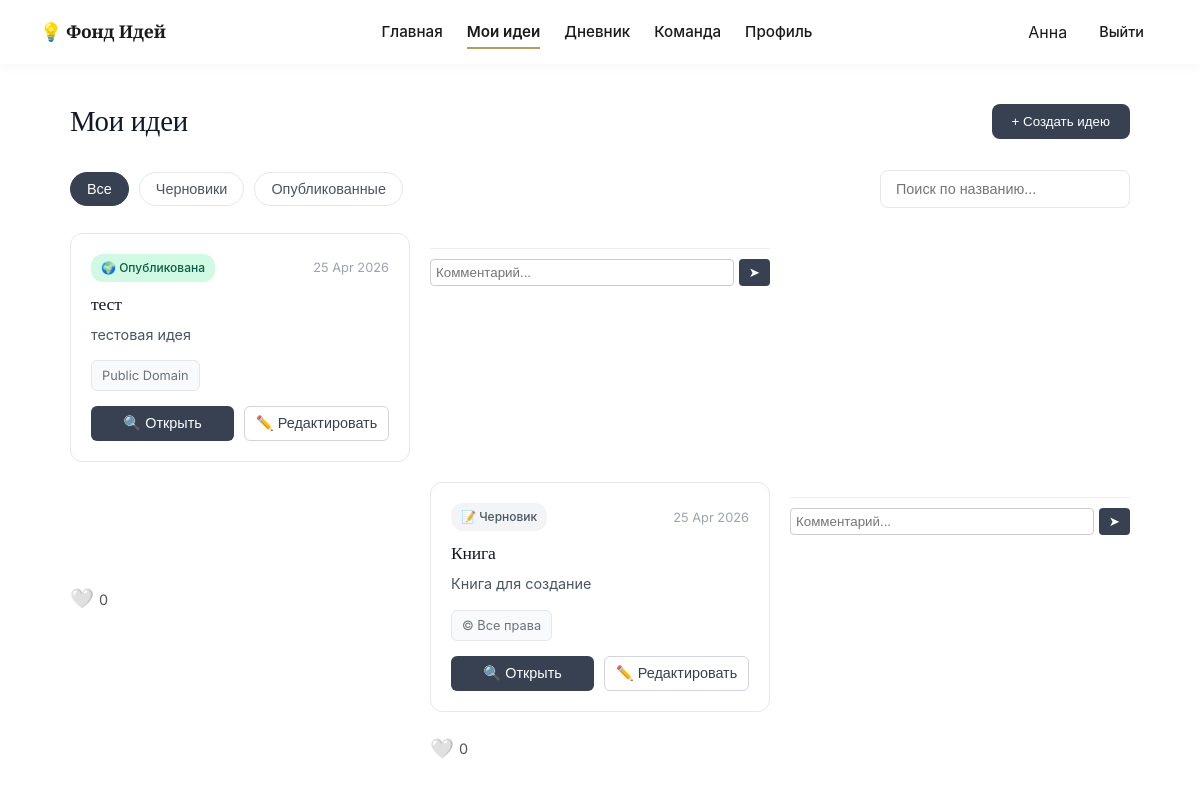
The app's page /ideas (signed in) with its own data.
### data/models.py (models this page shows, shortened)
class User(db.Model):
    id = db.Column(db.Integer, primary_key=True)
    username = db.Column(db.String(80), nullable=False)
    email = db.Column(db.String(120), unique=True, nullable=False)
    password_hash = db.Column(db.String(256))
    bio = db.Column(db.Text, default="Основатель стартапа в области EdTech...")
    about_me = db.Column(db.Text, default="")
    city = db.Column(db.String(100), default="Москва, Россия")
    joined_year = db.Column(db.String(10), default="2026")
    is_email_visible = db.Column(db.Boolean, default=True)
    is_city_visible = db.Column(db.Boolean, default=True)
    is_photo_visible = db.Column(db.Boolean, default=True)
    is_skills_visible = db.Column(db.Boolean, default=True)
    is_description_visible = db.Column(db.Boolean, default=True)
    is_ideas_visible = db.Column(db.Boolean, default=True)
    is_team_visible = db.Column(db.Boolean, default=True)
    ideas = db.relationship('Idea', backref='author', lazy=True)
    diary_entries = db.relationship('DiaryEntry', backref='owner', lazy=True)
    skills = db.relationship('Skill', backref='owner_skill', lazy=True)

class Idea(db.Model):
    id = db.Column(db.Integer, primary_key=True)
    user_id = db.Column(db.Integer, db.ForeignKey('user.id'), nullable=False)
    title = db.Column(db.String(200), nullable=False)
    description = db.Column(db.Text)
    category = db.Column(db.String(50))
    visibility = db.Column(db.String(20), default='draft')
    license = db.Column(db.String(20), default='all_rights')
    tags = db.Column(db.String(200))
    date = db.Column(db.String(50))

### app.py (the view)
@app.route('/ideas')
def ideas():
    user = get_current_user()
    if not user:
        return redirect(url_for('index'))
    liked_ideas = {l.idea_id for l in Like.query.filter_by(user_id=user.id).all()}
    return render_template('ideas.html', username=user.username, user=user, liked_ideas=liked_ideas)

### app.py (called while the page is built)
def get_current_user():
    if 'user_id' in session:
        return User.query.get(session['user_id'])
    return None

### templates/ideas.html (shortened to what this page needs)
<!DOCTYPE html>
<html lang="ru">
<head>
    <link rel="stylesheet" href="{{ url_for('static', filename='css/styles.css') }}">
    <link rel="stylesheet" href="{{ url_for('static', filename='css/ideas.css') }}">
    <link rel="stylesheet" href="{{ url_for('static', filename='css/dashboard.css') }}">
</head>
<body class="dash-body">
    <nav class="navbar">
        <div class="nav-brand">💡 Фонд Идей</div>
        <div class="nav-links">
            <a href="{{ url_for('dashboard') }}">Главная</a>
            <a href="{{ url_for('ideas') }}" class="active">Мои идеи</a>
            <a href="{{ url_for('diary') }}">Дневник</a>
            <a href="{{ url_for('team') }}">Команда</a>
            <a href="{{ url_for('profile') }}">Профиль</a>
        </div>
        <div class="nav-user">
            <span>{{ username }}</span>
            <a href="{{ url_for('logout') }}" class="btn-logout">Выйти</a>
        </div>
    </nav>
    <main class="ideas-main">
        <div class="ideas-header">
            <h1>Мои идеи</h1>
            <button class="btn-create" onclick="openModal()">+ Создать идею</button>
        </div>
        <div class="ideas-controls">
            <div class="filters">
                <button class="filter-btn active" data-filter="all">Все</button>
                <button class="filter-btn" data-filter="draft">Черновики</button>
                <button class="filter-btn" data-filter="published">Опубликованные</button>
            </div>
            <div class="search-box">
                <input type="text" id="searchInput" placeholder="Поиск по названию...">
            </div>
        </div>
        <div class="ideas-grid" id="ideasGrid">
            {% if user.ideas %}
                {% for idea in user.ideas|reverse %}
                <div class="idea-card"
                     data-id="{{ idea.id }}"
                     data-title="{{ idea.title | e }}"
                     data-desc="{{ idea.description | e }}"
                     data-category="{{ idea.category }}"
                     data-visibility="{{ idea.visibility }}"
                     data-license="{{ idea.license }}"
                     data-tags="{{ idea.tags | e }}"
                     data-date="{{ idea.date }}">
                    <div class="card-header">
                        <span class="badge {{ 'published' if idea.visibility == 'published' else ('private' if idea.visibility == 'private' else 'draft') }}">
                            {{ '🌍 Опубликована' if idea.visibility == 'published' else ('🔒 Приватная' if idea.visibility == 'private' else '📝 Черновик') }}
                        </span>
                        <span class="date">{{ idea.date }}</span>
                    </div>
                    <h3>{{ idea.title }}</h3>
                    <p>{{ idea.description }}</p>
                    <div class="card-tags">
                        <span class="license-badge">
                            {{ '© Все права' if idea.license == 'all_rights' else
                               'CC BY' if idea.license == 'cc_by' else
                               'CC BY-SA' if idea.license == 'cc_by_sa' else
                               'CC BY-NC' if idea.license == 'cc_by_nc' else
                               'MIT' if idea.license == 'mit' else
                               'Public Domain' }}
                        </span>
                    </div>
                    <div class="card-actions">
                        <button class="action-btn" onclick="openViewModal(this.closest('.idea-card'))">🔍 Открыть</button>
                        <button class="action-btn outline" onclick="openEditModal(this.closest('.idea-card'))">✏️ Редактировать</button>
                    </div>
                </div>
                <div class="comment-section" style="margin-top: 15px; padding-top: 10px; border-top: 1px solid #eee;">
                    <form action="/add_comment/{{ idea.id }}" method="POST" style="display: flex; gap: 5px;">
                        <input type="text" name="comment_text" placeholder="Комментарий..." required style="flex: 1; padding: 5px; border: 1px solid #ccc; border-radius: 4px;">
                        <button type="submit" style="background: #374151; color: white; border: none; padding: 5px 10px; border-radius: 4px; cursor: pointer;">➤</button>
                    </form>
                </div>
                <div style="margin-top: 10px; max-height: 100px; overflow-y: auto; font-size: 0.85rem;">
                </div>
            <div style="display: flex; align-items: center; gap: 5px; margin-top: 5px; font-size: 0.9rem;">
                <form action="/like_idea/{{ idea.id }}" method="POST" style="display: inline;">
                    <button type="submit" style="background: none; border: none; cursor: pointer; font-size: 1.2rem; padding: 0;">
                        {{ '❤️' if idea.id in liked_ideas else '🤍' }}
                    </button>
                </form>
                <span style="color: #555;">{{ idea.likes|length }}</span>
            </div>
                {% endfor %}
            {% endif %}
        </div>
    </main>
</body>
</html>

### static/css/styles.css (style rules this page uses)
:root { --bg-paper: #F9F7F3; --bg-white: #FFFFFF; --bg-edge: #F1EDE6; --text-ink: #1A1A1A; --text-pencil: #6B6B6B; --text-light: #9CA3AF; --accent-binding: #8B3A3A; --accent-binding-hover: #6B2D2D; --accent-foil: #B89B5E; --accent-foil-light: #D4C5A3; --border-paper: #E8E3DB; --border-dark: #D4CFC5; --shadow-soft: 0 4px 20px rgba(26, 26, 26, 0.06); --shadow-medium: 0 8px 30px rgba(26, 26, 26, 0.08); --shadow-card: 0 2px 12px rgba(26, 26, 26, 0.04); --radius-sm: 8px; --radius-md: 12px; --radius-lg: 16px; --ease-smooth: cubic-bezier(0.25, 0.1, 0.25, 1); --transition-base: all 0.3s var(--ease-smooth); }
* { margin: 0; padding: 0; box-sizing: border-box; }
body { font-family: 'Inter', -apple-system, BlinkMacSystemFont, 'Segoe UI', sans-serif; background: var(--bg-paper); color: var(--text-ink); line-height: 1.65; -webkit-font-smoothing: antialiased; -moz-osx-font-smoothing: grayscale; }
h1, h2, h3, h4, h5, h6 { font-family: 'Cormorant Garamond', Georgia, serif; font-weight: 500; line-height: 1.25; letter-spacing: -0.01em; color: var(--text-ink); }
.navbar { height: 72px; padding: 0 48px; background: var(--bg-white); display: flex; align-items: center; justify-content: space-between; border-bottom: 1px solid var(--border-paper); box-shadow: var(--shadow-card); position: sticky; top: 0; z-index: 100; }
.nav-brand { font-family: 'Cormorant Garamond', serif; font-weight: 600; font-size: 1.4rem; color: var(--text-ink); letter-spacing: -0.01em; }
.nav-links { display: flex; gap: 32px; }
.nav-links a { text-decoration: none; color: var(--text-pencil); font-weight: 500; font-size: 0.95rem; transition: var(--transition-base); position: relative; padding: 4px 0; }
.nav-links a::after { content: ''; position: absolute; bottom: 0; left: 0; width: 0; height: 2px; background: var(--accent-foil); transition: width 0.3s var(--ease-smooth); }
.nav-links a.active, .nav-links a:hover { color: var(--text-ink); font-weight: 600; }
.nav-links a.active::after, .nav-links a:hover::after { width: 100%; }
.nav-user { display: flex; align-items: center; gap: 20px; }
.btn-logout { color: var(--accent-binding); text-decoration: none; font-weight: 500; font-size: 0.9rem; transition: var(--transition-base); padding: 8px 16px; border-radius: var(--radius-sm); }

### static/css/dashboard.css (style rules this page uses)
.dash-body { background: var(--bg-white); min-height: 100vh; }
.navbar { height: 64px; padding: 0 40px; background: var(--gray-nav); display: flex; align-items: center; justify-content: space-between; border-bottom: 1px solid var(--border); }
.nav-brand { font-weight: 700; font-size: 1.1rem; color: var(--text-main); }
.nav-links { display: flex; gap: 24px; }
.nav-links a { text-decoration: none; color: var(--text-sec); font-weight: 500; font-size: 0.95rem; transition: 0.2s; }
.nav-links a.active, .nav-links a:hover { color: var(--text-main); font-weight: 600; }
.nav-user { display: flex; align-items: center; gap: 16px; }
.btn-logout { color: var(--accent); text-decoration: none; font-weight: 500; }

### records on screen
User: username "Анна"
Idea: visibility "🌍 Опубликована", date "25 Apr 2026", title "тест", description "тестовая идея", license "Public Domain", id "🤍", likes|length "0"
Idea: visibility "📝 Черновик", date "25 Apr 2026", title "Книга", description "Книга для создание", license "© Все права", id "🤍", likes|length "0"
